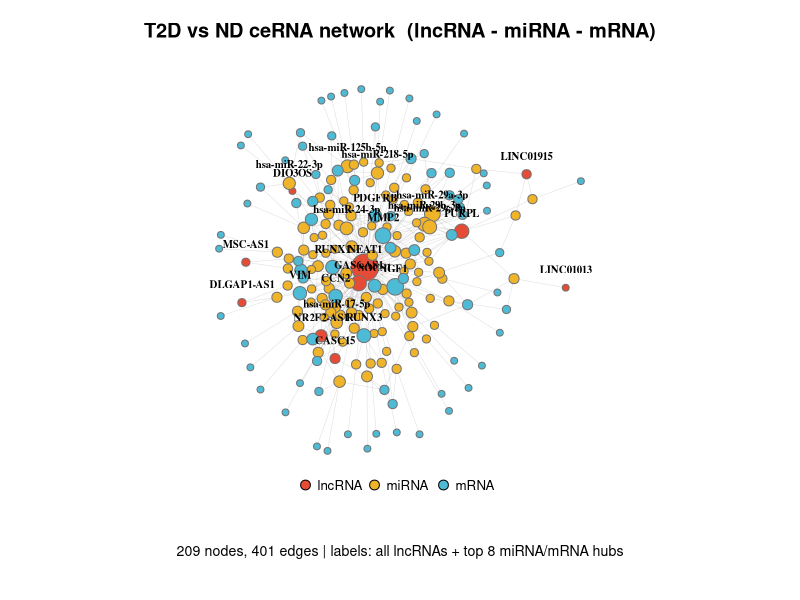
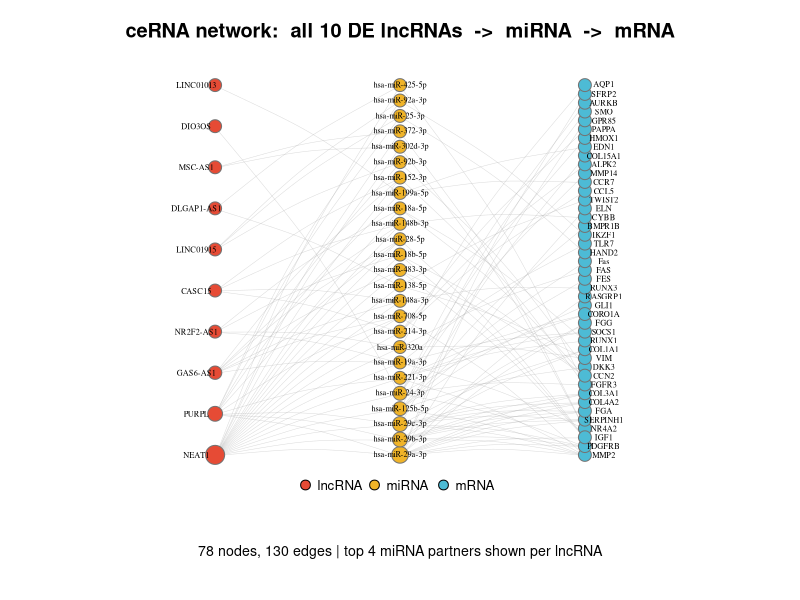
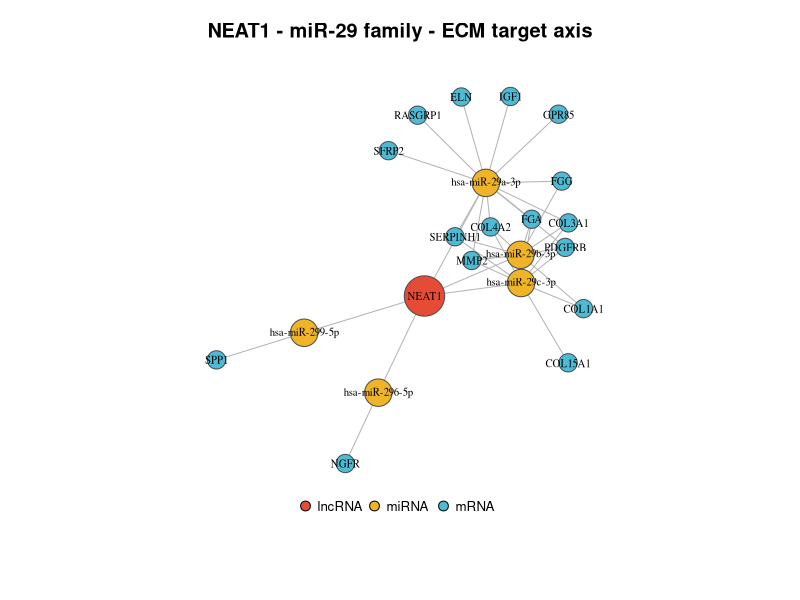

Recreate these plots in R, in order.
# ==========================================================
# 09_network_viz.R — ceRNA network figures + hub analysis
# (run AFTER 08_network.R)
# ==========================================================
library(data.table); library(igraph)

edges <- fread("results/tables/cerna_edges.csv")
nodes <- fread("results/tables/cerna_node_degree.csv")

g <- graph_from_data_frame(edges, directed = FALSE)
V(g)$class  <- nodes$class[match(V(g)$name, nodes$node)]
V(g)$degree <- nodes$degree[match(V(g)$name, nodes$node)]

pal  <- c(lncRNA = "#E64B35", miRNA = "#F0B429", mRNA = "#4DBBD5")
xpos <- c(lncRNA = 0, miRNA = 1, mRNA = 2)
V(g)$color <- pal[V(g)$class]
V(g)$size  <- pmin(2 + 1.8 * sqrt(V(g)$degree), 15)

top_mir  <- head(nodes[class == "miRNA"][order(-degree)]$node, 8)
top_mrna <- head(nodes[class == "mRNA"][order(-degree)]$node, 8)
keep_lab <- c(nodes[class == "lncRNA"]$node, top_mir, top_mrna)
V(g)$label <- ifelse(V(g)$name %in% keep_lab, V(g)$name, NA)

# legend drawn OUTSIDE the plot, in the bottom margin
add_legend <- function() {
  legend("bottom", legend = names(pal), pt.bg = pal, pch = 21,
         pt.cex = 1.3, cex = 0.8, bty = "n", horiz = TRUE,
         inset = c(0, -0.05), xpd = TRUE)
}

# ---------- Figure 1a: full network, force-directed ----------
set.seed(42)
lay <- layout_with_fr(g, niter = 3000)

pdf("results/figures/cerna_network.pdf", width = 14, height = 14)
par(mar = c(6, 1, 3, 1))
plot(g, layout = lay, rescale = TRUE,
     vertex.frame.color = "grey45",
     vertex.label.cex = 0.65, vertex.label.color = "black",
     vertex.label.font = 2,
     vertex.label.dist = 1.4, vertex.label.degree = -pi/2,
     edge.color = adjustcolor("grey70", alpha.f = 0.45), edge.width = 0.5,
     main = "T2D vs ND ceRNA network  (lncRNA - miRNA - mRNA)")
add_legend()
mtext(sprintf("%d nodes, %d edges | labels: all lncRNAs + top 8 miRNA/mRNA hubs",
              vcount(g), ecount(g)), side = 1, line = 3, cex = 0.85)
dev.off()

# ---------- Figure 1b: layered view, ALL 10 lncRNAs represented ----------
lm_e <- edges[type == "lncRNA-miRNA"]
lm_e[, mir_deg := nodes$degree[match(to, nodes$node)]]
setorder(lm_e, from, -mir_deg)
sel_mir <- unique(lm_e[, head(.SD, 4), by = from]$to)     # top 4 miRNAs per lncRNA

core_edges <- edges[(type == "lncRNA-miRNA" & to   %in% sel_mir) |
                      (type == "miRNA-mRNA"   & from %in% sel_mir)]

gc2 <- graph_from_data_frame(core_edges, directed = FALSE)
V(gc2)$class  <- nodes$class[match(V(gc2)$name, nodes$node)]
V(gc2)$degree <- degree(gc2)
V(gc2)$color  <- pal[V(gc2)$class]
V(gc2)$size   <- pmin(pmax(3 + 1.6 * sqrt(V(gc2)$degree), 7), 12)
V(gc2)$label  <- V(gc2)$name

lay3 <- matrix(0, nrow = vcount(gc2), ncol = 2)
for (cc in names(xpos)) {
  idx <- which(V(gc2)$class == cc)
  idx <- idx[order(V(gc2)$degree[idx], decreasing = TRUE)]
  lay3[idx, 1] <- xpos[[cc]]
  lay3[idx, 2] <- if (length(idx) == 1) 0 else seq(-1, 1, length.out = length(idx))
}

# miRNA labels centred ON the node; lncRNA labels left; mRNA labels right
lab_deg <- ifelse(V(gc2)$class == "lncRNA", pi, 0)
lab_dst <- ifelse(V(gc2)$class == "miRNA", 0, 1.4)

pdf("results/figures/cerna_network_layered.pdf", width = 12, height = 14)
par(mar = c(6, 1, 3, 1))
plot(gc2, layout = lay3, rescale = TRUE,
     vertex.frame.color = "grey45",
     vertex.label.cex = 0.5, vertex.label.color = "black",
     vertex.label.dist = lab_dst, vertex.label.degree = lab_deg,
     edge.color = adjustcolor("grey65", alpha.f = 0.4), edge.width = 0.5,
     edge.curved = 0.1,
     main = "ceRNA network:  all 10 DE lncRNAs  ->  miRNA  ->  mRNA")
add_legend()
mtext(sprintf("%d nodes, %d edges | top 4 miRNA partners shown per lncRNA",
              vcount(gc2), ecount(gc2)), side = 1, line = 3, cex = 0.85)
dev.off()
cat("lncRNAs shown in layered figure:", sum(V(gc2)$class == "lncRNA"), "of 10\n")

# ---------- Figure 2: focused NEAT1 - miR-29 axis ----------
mir29     <- grep("^hsa-miR-29", nodes$node, value = TRUE)
mir29_tgt <- unique(edges[from %in% mir29 & type == "miRNA-mRNA"]$to)
keep      <- unique(c("NEAT1", mir29, mir29_tgt))
gs        <- induced_subgraph(g, vids = which(V(g)$name %in% keep))
gs        <- delete_vertices(gs, V(gs)[V(gs)$class == "lncRNA" & V(gs)$name != "NEAT1"])

V(gs)$size  <- ifelse(V(gs)$class == "lncRNA", 22,
                      ifelse(V(gs)$class == "miRNA", 15, 10))
V(gs)$label <- V(gs)$name

set.seed(7)
pdf("results/figures/cerna_NEAT1_miR29_axis.pdf", width = 9, height = 8.5)
par(mar = c(5, 1, 3, 1))
plot(gs, layout = layout_with_fr(gs, niter = 3000),
     vertex.frame.color = "grey30",
     vertex.label.cex = 0.65, vertex.label.color = "black",
     vertex.label.dist = 0,
     edge.color = "grey70", edge.width = 1,
     main = "NEAT1 - miR-29 family - ECM target axis")
add_legend()
dev.off()

# ---------- Hub analysis table ----------
nodes[, betweenness := betweenness(g, v = node, directed = FALSE)]
setorder(nodes, -degree)
fwrite(nodes, "results/tables/cerna_hubs.csv")

cat("\nSaved: cerna_network.pdf, cerna_network_layered.pdf,",
    "cerna_NEAT1_miR29_axis.pdf, cerna_hubs.csv\n\n")
cat("--- Top 10 hubs (degree) ---\n");   print(head(nodes, 10))
cat("\n--- Top 10 (betweenness) ---\n"); print(head(nodes[order(-betweenness)], 10))
cat("\nNEAT1-miR-29 axis:", vcount(gs), "nodes |", ecount(gs), "edges\n")
